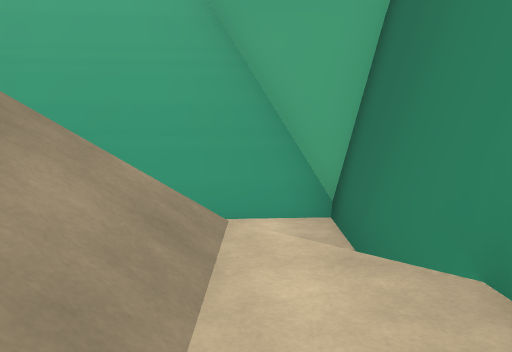
view 1 (above)

22 first-person views from a walk through a scene from a Unity 3-D project. The camera is 1.3 m above the floor, tilts 6° down and sees 70° across. The floor is counted in squares, 2 m on a side. Each view is taken from the middle of a square. On the plan, view 1 faces up. The plan holds only what a view shows up to about 11 squares ahead; the rest is blank. The place goes on beyond the plan.

view 2
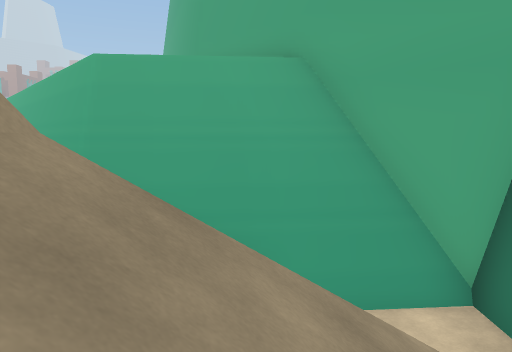

view 3
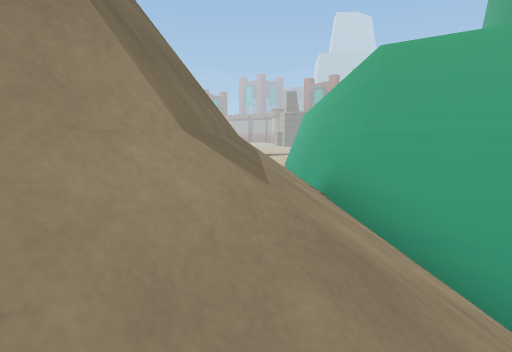

view 4
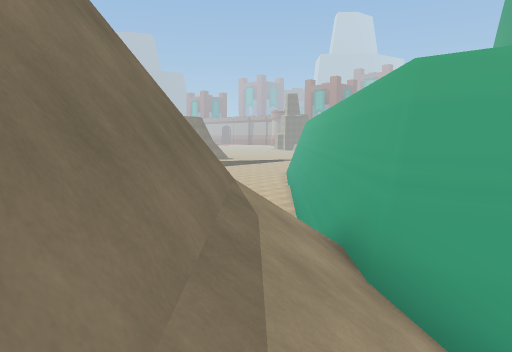

view 5
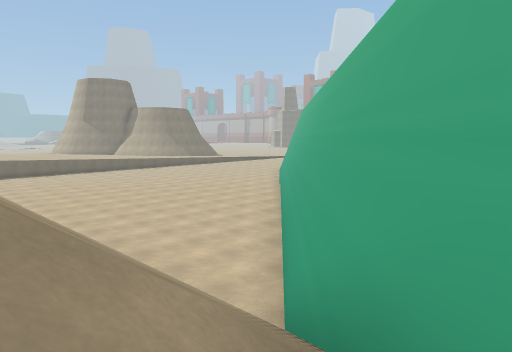

view 6
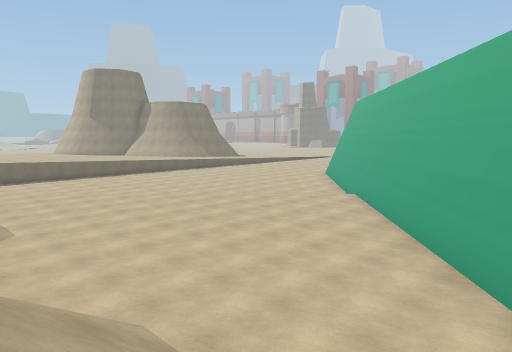

view 7
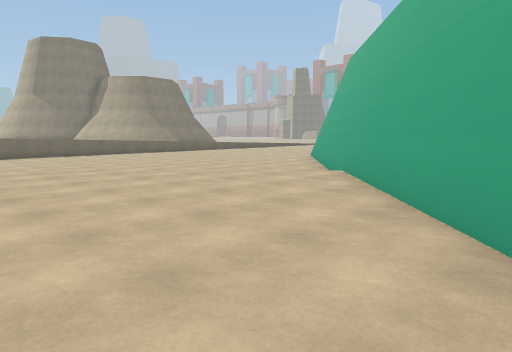

view 8
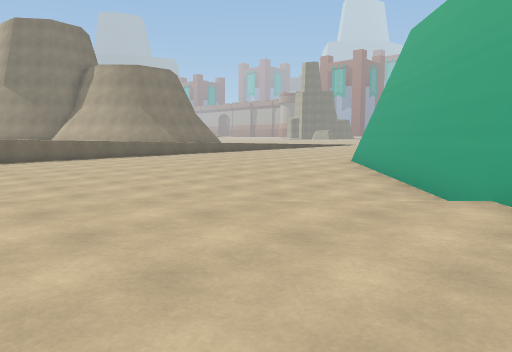

view 9
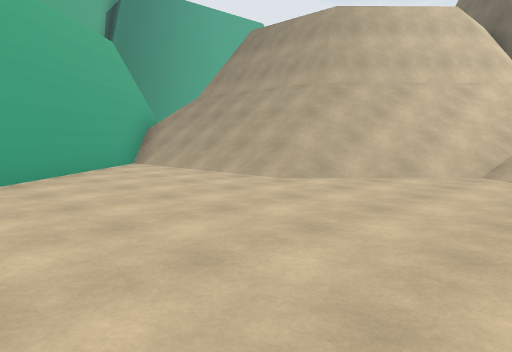

view 10
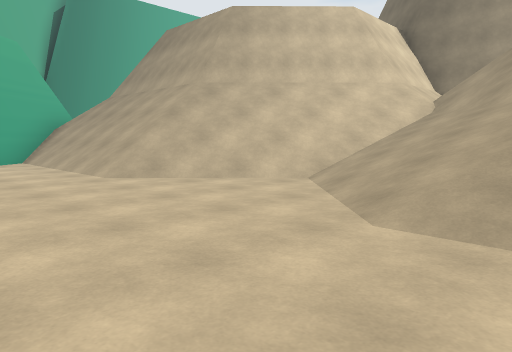

view 11
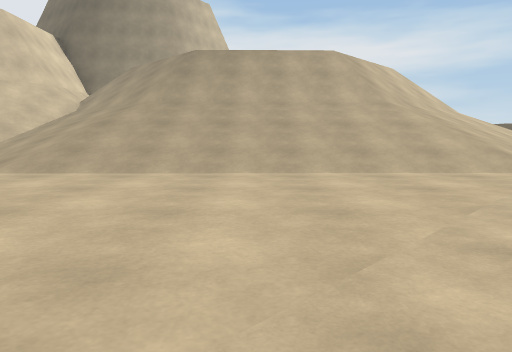

view 12
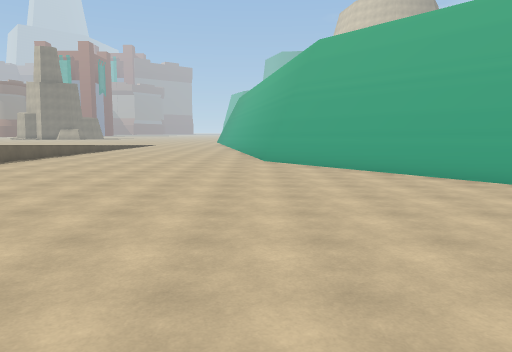

view 13
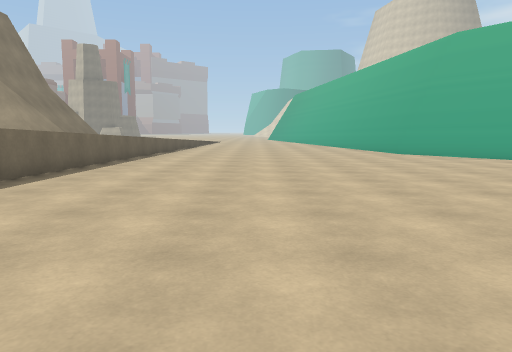

view 14
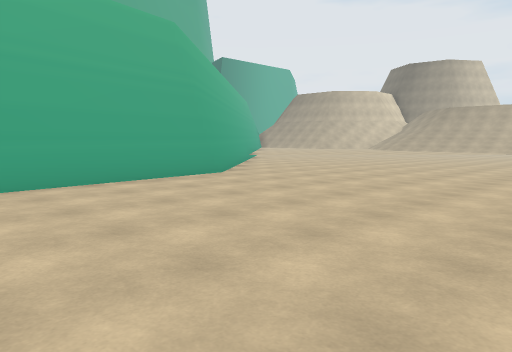

view 15
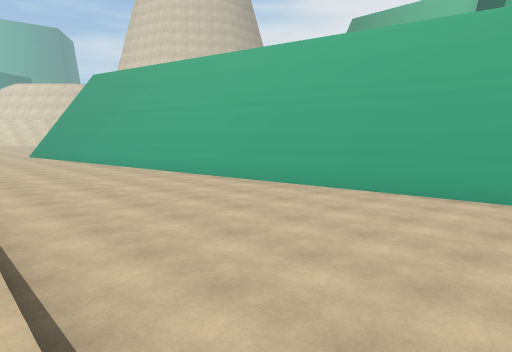

view 16
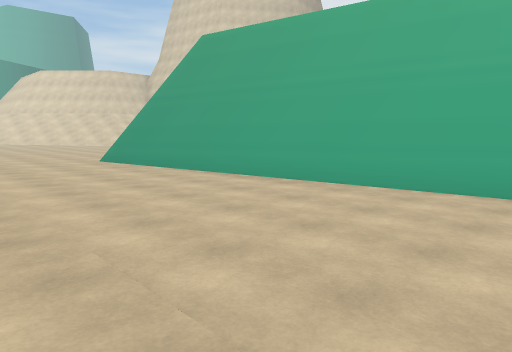

view 17
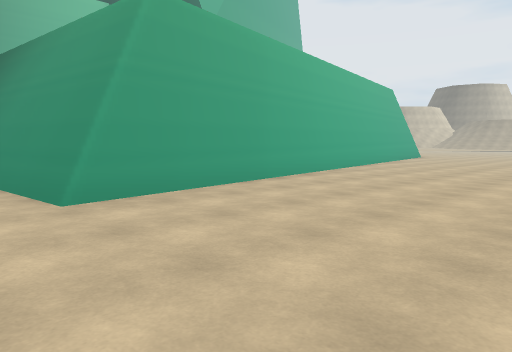

view 18
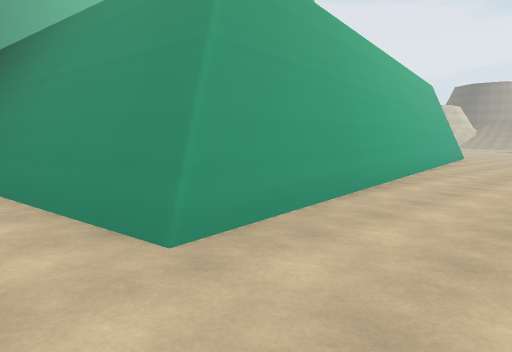

view 19
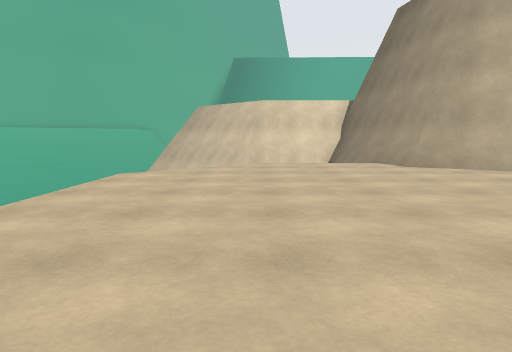

view 20
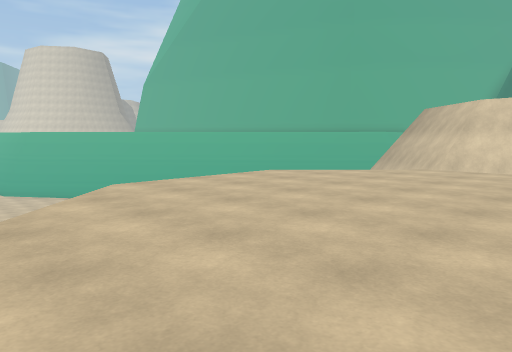

view 21
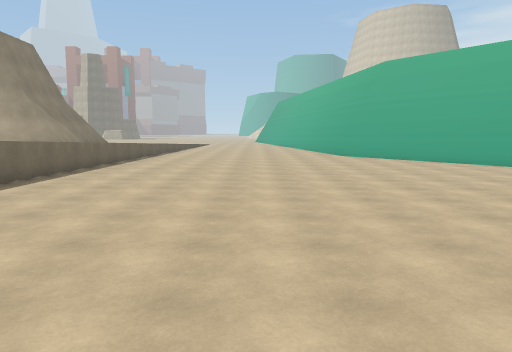

view 22
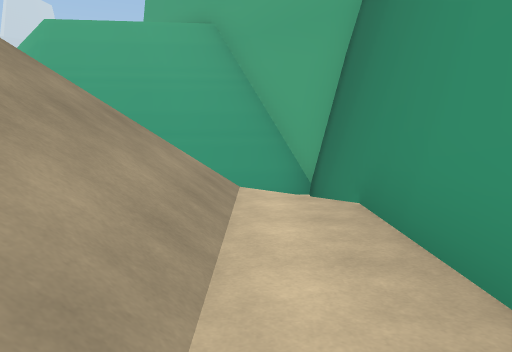

### Floor plan
Key: @ floor where view 1 was taken; # wall or solid block; . main floor; : floor 0.25 m higher than the main floor; - floor 0.25 m lower than the main floor; + floor 0.5 m higher than the main floor; _ floor 0.5 m lower than the main floor; * floor 0.75 m higher than the main floor; % floor 1 m higher than the main floor; & floor 5 m higher than the main floor; / step, stairs or slope; = window, fence, low wall or low ledge; ^ raised ledge; v drop or lower ground.
Columns run from 27 left of view 1 to 1 right of it. Each row starts with its distance up from view 1.
 41 ++++++
 40 ++++/#####
 39 ++++/##
 38 ++++/#
 37  ++++#
 36  ++++#
 35  ++++#
 34  ++++##
 33 ++++::#
 32 +/::::#
 31 +/::::#
 30 +:::::#
 29  :::::#
 28  :::::##
 27  :::...#
 26 *......#
 25 *......#
 24 *......#
 23 * .....##
 22 /....../#
 21 /.......##
 20 %....----##
 19 =---------##
 18 =----------##
 17 -----------/##
 16 ------------/##
 15 ---------__///##
 14 -----_____/.../#
 13 -________/.....##
 12  _______/.......##
 11   _____/.........##
 10   ____/...........#=
  9    __/.............##
  8     //............./##
  7     ////////..///////##
  6    ///////////////////### ###
  5   /////////////////=#///###=#
  4  ///////////////^^^^^#//// vv
  3  //////////////^^    ^^////vv
  2  ////&&&&&////^^      ^^///.#
  1  ///&&&&&&&//^#         =//.#
  0    /&&&&&&&//#           //@#
 -1    /&&&&&&&/##            /.#
 -2    /&&&&&&###              .

Positions as (right, up) in squares from view 1, and headings:
1: (0, 0), facing up
2: (-2, 0), facing up
3: (-2, 1), facing up-left
4: (-3, 2), facing up-left
5: (-5, 5), facing up-left
6: (-9, 6), facing up-left
7: (-11, 10), facing up-left
8: (-14, 12), facing up-left
9: (-16, 12), facing down-right
10: (-18, 10), facing down-right
11: (-20, 12), facing down
12: (-20, 11), facing up
13: (-24, 11), facing up
14: (-26, 27), facing down-right
15: (-27, 23), facing up-right
16: (-27, 30), facing up-right
17: (-27, 41), facing down-right
18: (-25, 41), facing down-right
19: (-24, 1), facing right
20: (-24, -2), facing up-right
21: (-23, 8), facing up
22: (0, -2), facing up
